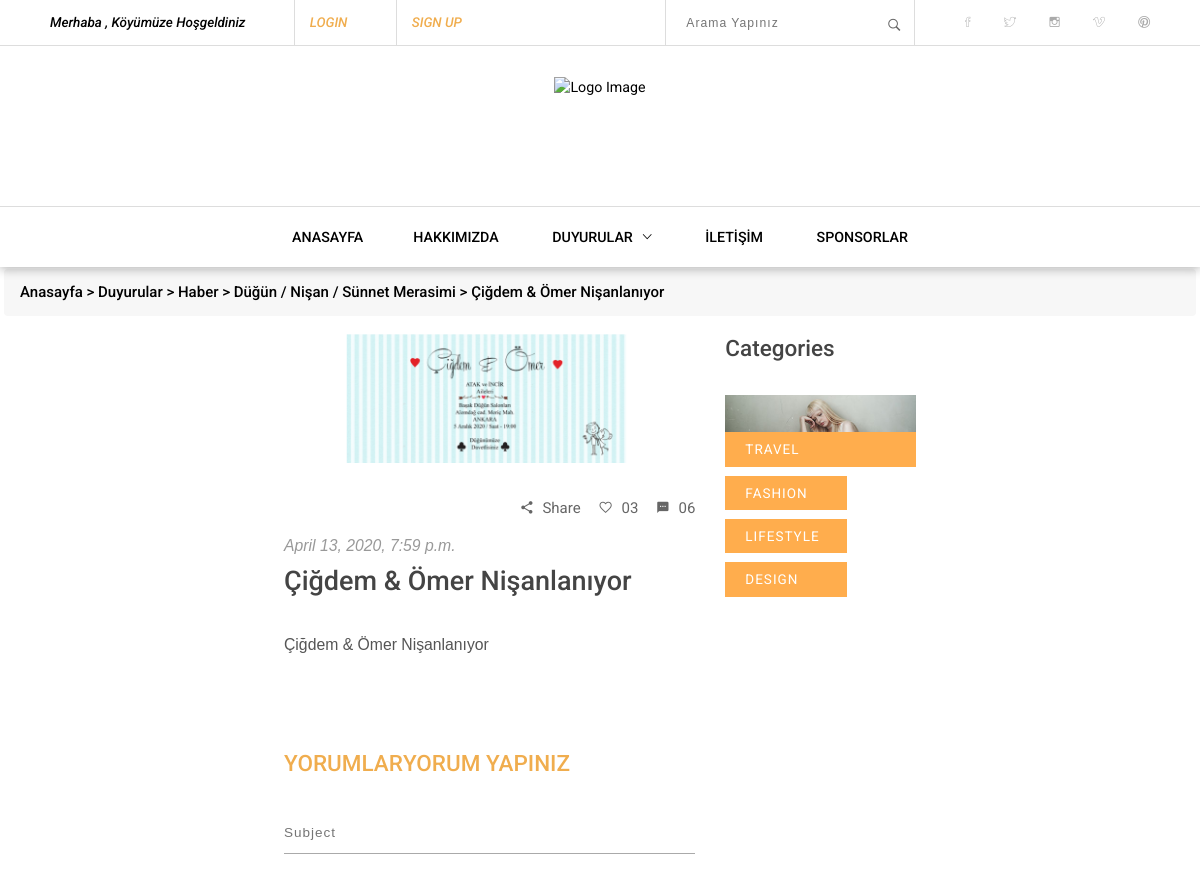
Before: /announcement/22/ozge-ali-nisan/ (upper part) with the older database file.
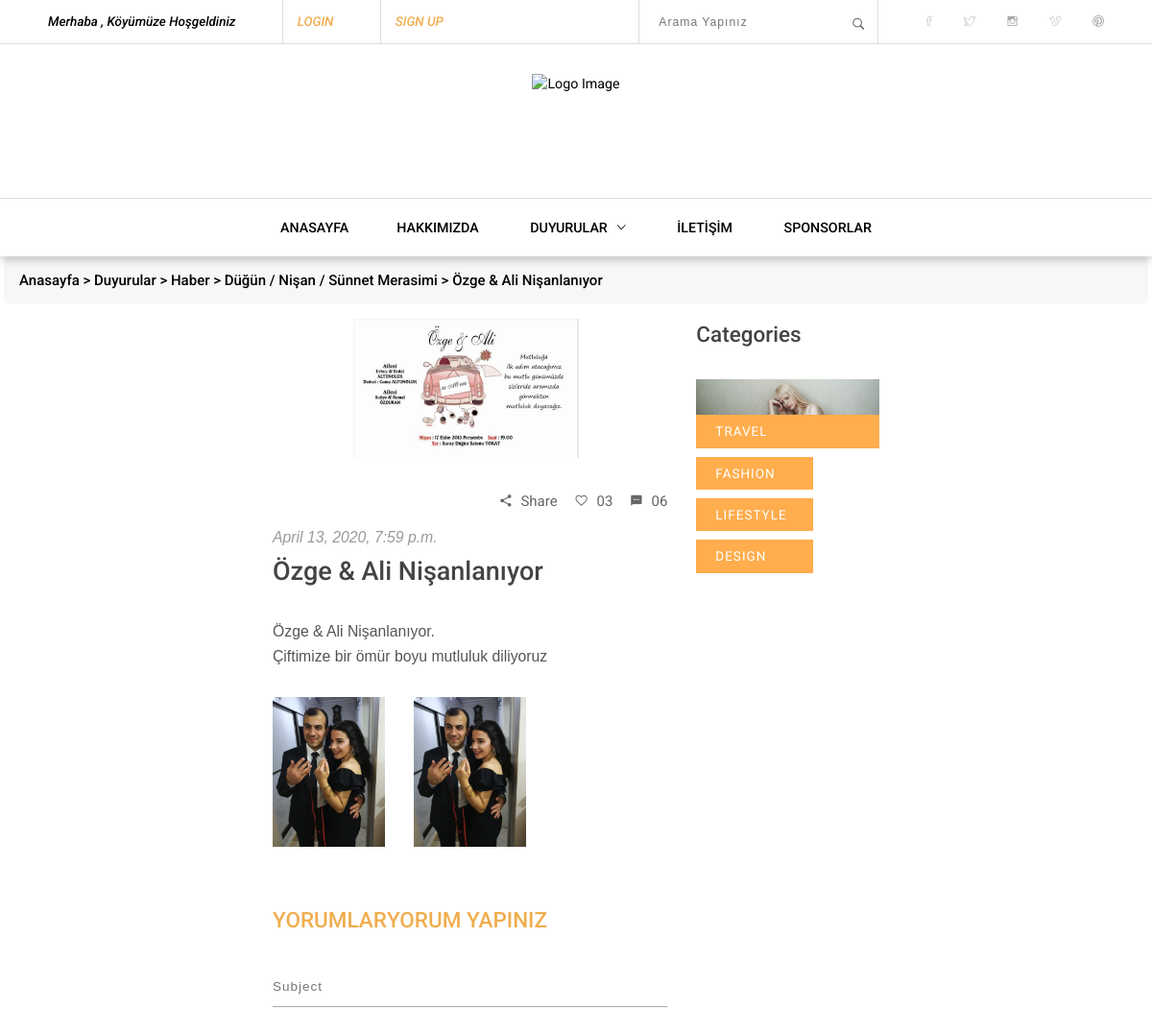
After: the same page with the newer database file.
### announcement/models.py (models this page shows, shortened)
class Announcement(models.Model):
    STATUS = (
        ('True', 'Evet'),
        ('False', 'Hayır'),
    )
    category = models.ForeignKey(Category, on_delete=models.CASCADE)
    title = models.CharField(max_length=100)
    keywords = models.CharField(max_length=255)
    description = models.CharField(max_length=255)
    image = models.ImageField(blank=True, upload_to='images/')
    status = models.CharField(max_length=10, choices=STATUS)
    detail = RichTextUploadingField()
    slug = models.SlugField()
    create_at = models.DateTimeField(auto_now_add=True)
    update_at = models.DateTimeField(auto_now=True)
    def image_tag(self):
        return mark_safe('<img src="{}" height="50"/>'.format(self.image.url))
    image_tag.short_description = 'Image'

class Category(MPTTModel):
    STATUS = (
        ('True', 'Evet'),
        ('False', 'Hayır'),
    )
    title = models.CharField(max_length=50)
    keywords = models.CharField(max_length=255)
    description = models.CharField(max_length=255)
    image = models.ImageField(blank=True, upload_to='images/')
    status = models.CharField(max_length=10, choices=STATUS)
    slug = models.SlugField(null=False, unique=True)
    parent = TreeForeignKey('self', blank=True, null=True, related_name='children', on_delete=models.CASCADE)
    create_at = models.DateTimeField(auto_now_add=True)
    update_at = models.DateTimeField(auto_now=True)
    class MPTTMeta:
        order_insertion_by = ['title']
    def __str__(self):
        full_path = [self.title]
        k = self.parent
        while k is not None:
            full_path.append(k.title)
            k = k.parent
        return ' > '.join(full_path[::-1])
    def image_tag(self):
        return mark_safe('<img src="{}" height="50"/>'.format(self.image.url))
    image_tag.short_description = 'Image'

class Images(models.Model):
    announcement = models.ForeignKey(Announcement, on_delete=models.CASCADE)
    title = models.CharField(max_length=50)
    image = models.ImageField(blank=True, upload_to='images/')
    def image_tag(self):
        return mark_safe('<img src="{}" height="50"/>'.format(self.image.url))
    image_tag.short_description = 'Image'

### home/views.py (the view)
# urls.py: path('announcement/<int:id>/<slug:slug>/', views.announcement_detail, name='announcement_detail'),
def announcement_detail(request, id, slug):
    setting = Setting.objects.get(pk=2)
    category = Category.objects.all()
    announcements = Announcement.objects.get(pk=id)
    images = Images.objects.filter(announcement_id=id)
    comments = Comment.objects.filter(announcement_id=id, status='True')
    context = {'setting ': setting,
               'announcements': announcements,
               'category': category,
               'images': images,
               'comments': comments}
    return render(request, 'announcement_detail.html', context)

### home/templates/announcement_detail.html (shortened to what the changed rows need)
{% extends "homebase.html" %}
{% load static %}
{% block head %}
    <link href="{% static 'common-css/bootstrap.css' %}" rel="stylesheet">
    <link href="{% static 'common-css/ionicons.css' %}" rel="stylesheet">
    <link href="{% static '02-Single-post/css/styles.css' %}" rel="stylesheet">
    <link href="{% static '02-Single-post/css/responsive.css' %}" rel="stylesheet">
{% endblock %}
{% block body %}
    <section class="blog-area" style="padding: 269px">
        <div id="breadcrumb" style="margin-left: -265px; margin-right: -265px;">
            <ul class="breadcrumb" >
                <li><a href="/category/{{ announcements.category_id }}/{{ announcements.category.slug }}"><b>{{ announcements.category }} > </b></a></li>
                <li><a href="/announcement/{{ announcements.category_id }}/{{ announcements.slug }}"><b>{{ announcements.title }}</b></a></li>
            </ul>
        </div>
        <div class="container">
            <div class="row">
                <div class="col-lg-8 col-md-12">
                    <div class="blog-posts">
                        <div class="single-post">
                            <div class="image-wrapper">
                                <img src="{{ announcements.image.url }}" alt="Blog Image">
                            </div>
                            <p class="date"><em>{{ announcements.create_at }}</em></p>
                            <h3 class="title"><a href=""><b class="light-color">{{ announcements.title }}</b></a></h3>
                            <p class="desc">{{ announcements.detail|safe }}</p>
                            <div class="row ">
                                {% for rs in images %}
                                    <div class="col-sm-4">
                                        <div class="image-wrapper">
                                            <img src="{{ rs.image.url }}" alt="Blog Image"></div>
                                    </div>
                                {% endfor %}
                            </div>
                        </div>
                    </div>
                </div>
            </div>
        </div>
    </section>
{% endblock %}

Changed rows visible on the page:
changed Announcement "Haber > Düğün / Nişan / Sünnet Merasimi": title "Çiğdem & Ömer Nişanlanıyor" → "Özge & Ali Nişanlanıyor"; image: a different picture; detail "Çiğdem & Ömer Nişanlanıyor" → "Özge & Ali Nişanlanıyor. Çiftimize bir ömür boyu mutluluk diliyoruz"
added Images: image (picture)
added Images: image (picture)
